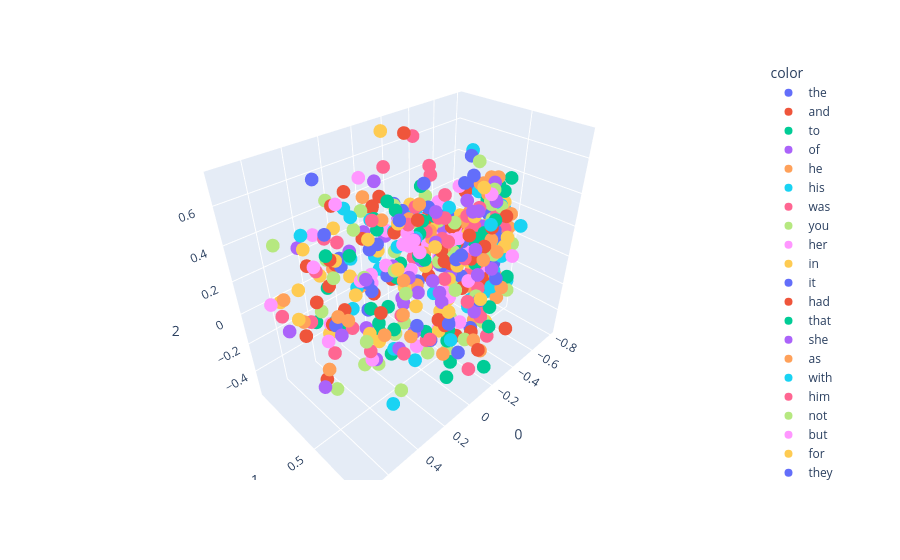

Notebook source saved alongside this figure:
### Code cell
fig = px.scatter_3d(X[:500], x=0, y=1, z=2, color=y[:500])
fig.show()
